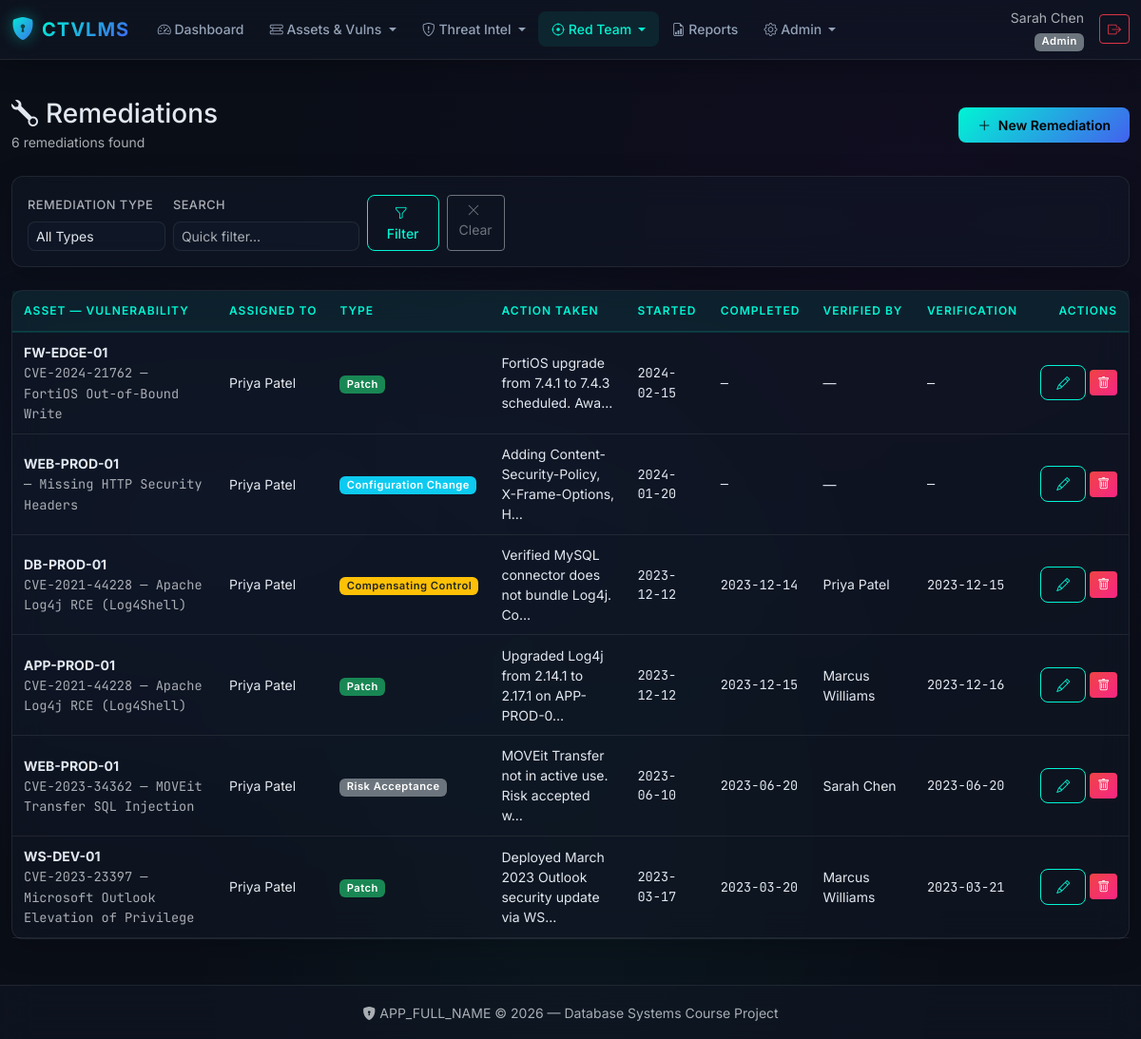
Page /?page=remediations/list (signed in) on the committed database.
### tables this page shows
CREATE TABLE users (
    userID INT AUTO_INCREMENT PRIMARY KEY,
    fullName VARCHAR(100) NOT NULL,
    email VARCHAR(150) NOT NULL UNIQUE,
    passwordHash VARCHAR(255) NOT NULL,
    role ENUM('Admin','SOC_Analyst','Red_Teamer','Vuln_Manager','Viewer') NOT NULL DEFAULT 'Viewer',
    isActive BOOLEAN NOT NULL DEFAULT TRUE,
    createdAt TIMESTAMP DEFAULT CURRENT_TIMESTAMP
);

CREATE TABLE remediations (
    remediationID INT AUTO_INCREMENT PRIMARY KEY,
    assetVulnID INT NOT NULL,
    assignedToUserID INT,
    actionTaken TEXT NOT NULL,
    remediationType ENUM('Patch','Configuration_Change','Compensating_Control','Decommission','Risk_Acceptance') NOT NULL,
    startedDate DATE,
    completedDate DATE,
    verifiedByUserID INT,
    verificationDate DATE,
    FOREIGN KEY (assetVulnID) REFERENCES asset_vulnerabilities(assetVulnID) ON DELETE CASCADE,
    FOREIGN KEY (assignedToUserID) REFERENCES users(userID) ON DELETE SET NULL,
    FOREIGN KEY (verifiedByUserID) REFERENCES users(userID) ON DELETE SET NULL
);

CREATE TABLE assets (
    assetID INT AUTO_INCREMENT PRIMARY KEY,
    assetName VARCHAR(150) NOT NULL,
    assetType ENUM('Server','Workstation','Network_Device','Web_App','Database','Cloud_Resource','IoT_Device') NOT NULL,
    ipAddress VARCHAR(45),
    osPlatform VARCHAR(100),
    ownerUserID INT,
    criticality ENUM('Low','Medium','High','Critical') NOT NULL DEFAULT 'Medium',
    environment ENUM('Production','Staging','Development','Test') NOT NULL DEFAULT 'Production',
    createdAt TIMESTAMP DEFAULT CURRENT_TIMESTAMP,
    FOREIGN KEY (ownerUserID) REFERENCES users(userID) ON DELETE SET NULL
);

CREATE TABLE vulnerabilities (
    vulnID INT AUTO_INCREMENT PRIMARY KEY,
    cveID VARCHAR(20) UNIQUE,                  
    title VARCHAR(200) NOT NULL,
    description TEXT,
    cvssScore DECIMAL(3,1) CHECK (cvssScore BETWEEN 0.0 AND 10.0),
    severity ENUM('Low','Medium','High','Critical') NOT NULL,
    cwe VARCHAR(20),                           
    publishedDate DATE,
    createdAt TIMESTAMP DEFAULT CURRENT_TIMESTAMP
);

### index.php (called while the page is built, shortened)
<?php
require_once __DIR__ . '/includes/auth.php';
require_once __DIR__ . '/includes/audit.php';
require_once __DIR__ . '/includes/helpers.php';
$page = $_GET['page'] ?? 'dashboard';
$page = preg_replace('/[^a-zA-Z0-9_\/]/', '', $page);
$routes = [
    'dashboard'            => 'pages/dashboard.php',
    'reports'              => 'pages/reports.php',
    'users/list'           => 'pages/users/list.php',
    'users/form'           => 'pages/users/form.php',
    'assets/list'          => 'pages/assets/list.php',
    'assets/form'          => 'pages/assets/form.php',
    'vulnerabilities/list' => 'pages/vulnerabilities/list.php',
    'vulnerabilities/form' => 'pages/vulnerabilities/form.php',
    'exposures/list'       => 'pages/exposures/list.php',
    'asset_vulns/list'     => 'pages/asset_vulns/list.php',
    'asset_vulns/form'     => 'pages/asset_vulns/form.php',
    'threat_actors/list'   => 'pages/threat_actors/list.php',
    'threat_actors/form'   => 'pages/threat_actors/form.php',
    'iocs/list'            => 'pages/iocs/list.php',
    'iocs/form'            => 'pages/iocs/form.php',
    'incidents/list'       => 'pages/incidents/list.php',
    'incidents/form'       => 'pages/incidents/form.php',
    'engagements/list'     => 'pages/engagements/list.php',
    'engagements/form'     => 'pages/engagements/form.php',
    'findings/list'        => 'pages/findings/list.php',
    'findings/form'        => 'pages/findings/form.php',
    'remediations/list'    => 'pages/remediations/list.php',
    'remediations/form'    => 'pages/remediations/form.php',
    'audit_log/list'       => 'pages/audit_log/list.php',
];
require __DIR__ . '/' . $routes[$page];

### includes/auth.php (called while the page is built, shortened)
<?php
function getCurrentUser(): array
{
    return [
        'id'   => $_SESSION['user_id']   ?? null,
        'name' => $_SESSION['full_name'] ?? '',
        'email'=> $_SESSION['email']     ?? '',
        'role' => $_SESSION['role']      ?? '',
    ];
}
function canWrite(string $entity): bool
{
    $role = $_SESSION['role'] ?? '';
    $perms = [
        'users'           => ['Admin'],
        'assets'          => ['Admin', 'Vuln_Manager'],
        'vulnerabilities' => ['Admin', 'SOC_Analyst', 'Vuln_Manager'],
        'asset_vulns'     => ['Admin', 'SOC_Analyst', 'Vuln_Manager'],
        'threat_actors'   => ['Admin', 'SOC_Analyst', 'Red_Teamer'],
        'iocs'            => ['Admin', 'SOC_Analyst', 'Red_Teamer'],
        'incidents'       => ['Admin', 'SOC_Analyst'],
        'engagements'     => ['Admin', 'Red_Teamer'],
        'findings'        => ['Admin', 'Red_Teamer'],
        'remediations'    => ['Admin', 'SOC_Analyst', 'Vuln_Manager'],
        'audit_log'       => [],
    ];
    return in_array($role, $perms[$entity] ?? [], true);
}

### pages/remediations/list.php (the view, shortened to what this page needs)
<?php
$pageTitle = 'Remediations';
$db        = getDB();
$entity    = 'remediations';
$page       = max(1, (int)($_GET['pg'] ?? 1));
$where  = [];
$params = [];
$whereSQL = $where ? 'WHERE ' . implode(' AND ', $where) : '';
$countSql = "SELECT COUNT(*) FROM remediations r {$whereSQL}";
$dataSql = "SELECT r.*,
                a.assetName, v.cveID, v.title AS vulnTitle,
                u1.fullName AS assignedToName,
                u2.fullName AS verifiedByName
            FROM remediations r
            LEFT JOIN asset_vulnerabilities av ON r.assetVulnID = av.assetVulnID
            LEFT JOIN assets a ON av.assetID = a.assetID
            LEFT JOIN vulnerabilities v ON av.vulnID = v.vulnID
            LEFT JOIN users u1 ON r.assignedToUserID = u1.userID
            LEFT JOIN users u2 ON r.verifiedByUserID = u2.userID
            {$whereSQL}
            ORDER BY r.startedDate DESC, r.remediationID DESC";
$result      = paginate($db, $countSql, $dataSql, $params, $page, 15);
$rows        = $result['rows'];
require __DIR__ . '/../../includes/header.php';
?>
<div class="page-header">
    <div>
        <h1 class="h3 mb-0"><i class="bi bi-wrench me-2"></i><?= e($pageTitle) ?></h1>
        <small class="text-muted"><?= $result['total'] ?> remediation<?= $result['total'] !== 1 ? 's' : '' ?> found</small>
    </div>
    <?php if (canWrite($entity)): ?>
    <a href="?page=remediations/form" class="btn btn-cyber">
        <i class="bi bi-plus-lg me-1"></i> New Remediation
    </a>
    <?php endif; ?>
</div>
<div class="filter-bar glass-card p-3 mb-4">
    <form method="GET" class="row g-2 align-items-end">
        <div class="col-md-3">
            <label class="form-label small text-muted">Remediation Type</label>
            <select name="rtype" class="form-select form-select-sm">
                <option value="">All Types</option>
            </select>
        </div>
        <div class="col-md-4">
            <label class="form-label small text-muted">Search</label>
            <input type="text" id="tableSearch" class="form-control form-control-sm"
                   placeholder="Quick filter…">
        </div>
        <div class="col-md-3 d-flex gap-2">
            <button type="submit" class="btn btn-cyber-outline btn-sm flex-fill">
                <i class="bi bi-funnel me-1"></i> Filter
            </button>
            <a href="?page=remediations/list" class="btn btn-outline-secondary btn-sm flex-fill">
                <i class="bi bi-x-lg me-1"></i> Clear
            </a>
        </div>
    </form>
</div>
<div class="glass-card p-0 fade-in-up">
    <div class="table-responsive">
        <table class="table table-dark-custom table-hover mb-0">
            <thead>
                <tr>
                    <th>Asset — Vulnerability</th>
                    <th>Assigned To</th>
                    <th>Type</th>
                    <th>Action Taken</th>
                    <th>Started</th>
                    <th>Completed</th>
                    <th>Verified By</th>
                    <th>Verification</th>
                    <?php if (canWrite($entity)): ?>
                    <th class="text-end">Actions</th>
                    <?php endif; ?>
                </tr>
            </thead>
            <tbody>
                <?php if (empty($rows)): ?>
                <tr>
                    <td colspan="<?= canWrite($entity) ? 9 : 8 ?>" class="text-center py-5">
                        <div class="empty-state">
                            <i class="bi bi-wrench-adjustable" style="font-size:2.5rem;color:var(--accent-cyan);"></i>
                            <p class="mt-2 mb-0 text-muted">No remediations found.</p>
                        </div>
                    </td>
                </tr>
                <?php else: ?>
                <?php foreach ($rows as $row): ?>
                <tr>
                    <td>
                        <div>
                            <strong><?= e($row['assetName'] ?? 'Unknown Asset') ?></strong>
                        </div>
                        <small class="text-muted font-mono">
                            <?= e($row['cveID'] ?? '') ?>
                            <?php if (!empty($row['vulnTitle'])): ?>
                                — <?= e(substr($row['vulnTitle'], 0, 40)) ?><?= strlen($row['vulnTitle'] ?? '') > 40 ? '…' : '' ?>
                            <?php endif; ?>
                        </small>
                    </td>
                    <td><?= e($row['assignedToName'] ?? '—') ?></td>
                    <td>
                        <?php
                        $typeColors = [
                            'Patch'                 => 'bg-success',
                            'Configuration_Change'  => 'bg-info',
                            'Compensating_Control'  => 'bg-warning text-dark',
                            'Decommission'          => 'bg-danger',
                            'Risk_Acceptance'       => 'bg-secondary',
                        ];
                        $cls = $typeColors[$row['remediationType']] ?? 'bg-secondary';
                        ?>
                        <span class="badge <?= $cls ?>"><?= e(str_replace('_', ' ', $row['remediationType'] ?? '')) ?></span>
                    </td>
                    <td>
                        <?php
                        $action = $row['actionTaken'] ?? '';
                        echo e(strlen($action) > 50 ? substr($action, 0, 50) . '…' : $action);
                        ?>
                    </td>
                    <td class="font-mono"><?= e($row['startedDate'] ?? '—') ?></td>
                    <td class="font-mono"><?= e($row['completedDate'] ?? '—') ?></td>
                    <td><?= e($row['verifiedByName'] ?? '—') ?></td>
                    <td class="font-mono"><?= e($row['verificationDate'] ?? '—') ?></td>
                    <?php if (canWrite($entity)): ?>
                    <td class="text-end text-nowrap">
                        <a href="?page=remediations/form&id=<?= (int)$row['remediationID'] ?>"
                           class="btn btn-cyber-outline btn-sm" title="Edit">
                            <i class="bi bi-pencil"></i>
                        </a>
                        <form method="POST" action="?page=remediations/list" class="d-inline">
                            <button type="submit" class="btn btn-danger-cyber btn-sm btn-delete" title="Delete">
                                <i class="bi bi-trash"></i>
                            </button>
                        </form>
                    </td>
                    <?php endif; ?>
                </tr>
                <?php endforeach; ?>
                <?php endif; ?>
            </tbody>
        </table>
    </div>
</div>
<?php require __DIR__ . '/../../includes/footer.php'; ?>

### includes/header.php (shortened to what this page needs)
<?php
$pageTitle = $pageTitle ?? 'Dashboard';
$currentPage = $_GET['page'] ?? 'dashboard';
$user = getCurrentUser();
function navActive(string $prefix): string {
    global $currentPage;
    return str_starts_with($currentPage, $prefix) ? 'active' : '';
}
?>
<!DOCTYPE html>
<html lang="en" data-bs-theme="dark">
<head>
    <link href="https://cdn.jsdelivr.net/npm/bootstrap@5.3.3/dist/css/bootstrap.min.css" rel="stylesheet">
    <link href="https://cdn.jsdelivr.net/npm/bootstrap-icons@1.11.3/font/bootstrap-icons.min.css" rel="stylesheet">
    <link rel="stylesheet" href="public/css/style.css">
</head>
<body>
<nav class="navbar navbar-expand-xl navbar-dark sticky-top glass-nav">
    <div class="container-fluid">
        <a class="navbar-brand d-flex align-items-center gap-2" href="?page=dashboard">
            <i class="bi bi-shield-lock-fill brand-icon"></i>
            <span class="brand-text">CTVLMS</span>
        </a>
        <div class="collapse navbar-collapse" id="mainNav">
            <ul class="navbar-nav me-auto mb-2 mb-xl-0">
                <li class="nav-item">
                    <a class="nav-link <?= navActive('dashboard') ?>" href="?page=dashboard"><i class="bi bi-speedometer2"></i> Dashboard</a>
                </li>
                <li class="nav-item dropdown">
                    <a class="nav-link dropdown-toggle <?= navActive('assets') || navActive('vulnerabilities') || navActive('asset_vulns') || navActive('exposures') ? 'active' : '' ?>"
                       role="button" style="cursor: pointer;" data-bs-toggle="dropdown">
                        <i class="bi bi-hdd-rack"></i> Assets & Vulns
                    </a>
                </li>
                <li class="nav-item dropdown">
                    <a class="nav-link dropdown-toggle <?= navActive('threat_actors') || navActive('iocs') || navActive('incidents') ? 'active' : '' ?>"
                       role="button" style="cursor: pointer;" data-bs-toggle="dropdown">
                        <i class="bi bi-shield-exclamation"></i> Threat Intel
                    </a>
                </li>
                <li class="nav-item dropdown">
                    <a class="nav-link dropdown-toggle <?= navActive('engagements') || navActive('findings') || navActive('remediations') ? 'active' : '' ?>"
                       role="button" style="cursor: pointer;" data-bs-toggle="dropdown">
                        <i class="bi bi-crosshair"></i> Red Team
                    </a>
                </li>
                <li class="nav-item">
                    <a class="nav-link <?= navActive('reports') ?>" href="?page=reports"><i class="bi bi-file-earmark-bar-graph"></i> Reports</a>
                </li>
                <?php if ($user['role'] === 'Admin'): ?>
                <li class="nav-item dropdown">
                    <a class="nav-link dropdown-toggle <?= navActive('users') || navActive('audit_log') ? 'active' : '' ?>"
                       role="button" style="cursor: pointer;" data-bs-toggle="dropdown">
                        <i class="bi bi-gear"></i> Admin
                    </a>
                </li>
                <?php endif; ?>
            </ul>
            <div class="d-flex align-items-center gap-3">
                <div class="user-info text-end d-none d-md-block">
                    <small class="text-muted d-block"><?= e($user['name']) ?></small>
                    <?= roleLabel($user['role']) ?>
                </div>
                <a href="?page=logout" class="btn btn-outline-danger btn-sm" title="Logout"><i class="bi bi-box-arrow-right"></i></a>
            </div>
        </div>
    </div>
</nav>
<main class="container-fluid py-4">

### rows in the picture
users: fullName "Sarah Chen"
remediations: assets.assetName "FW-EDGE-01", vulnerabilities.cveID "CVE-2024-21762", vulnerabilities.title "FortiOS Out-of-Bound Write", assignedToUserID.fullName "Priya Patel", remediationType "Patch", actionTaken "FortiOS upgrade from 7.4.1 to 7.4.3 scheduled. Awa…", startedDate "2024-02-15", completedDate "—", verifiedByName "—", verificationDate "—"
remediations: assets.assetName "WEB-PROD-01", vulnerabilities.title "Missing HTTP Security Headers", assignedToUserID.fullName "Priya Patel", remediationType "Configuration Change", actionTaken "Adding Content-Security-Policy, X-Frame-Options, H…", startedDate "2024-01-20", completedDate "—", verifiedByName "—", verificationDate "—"
remediations: assets.assetName "DB-PROD-01", vulnerabilities.cveID "CVE-2021-44228", vulnerabilities.title "Apache Log4j RCE (Log4Shell)", assignedToUserID.fullName "Priya Patel", remediationType "Compensating Control", actionTaken "Verified MySQL connector does not bundle Log4j. Co…", startedDate "2023-12-12", completedDate "2023-12-14", verificationDate "2023-12-15"
remediations: assets.assetName "APP-PROD-01", vulnerabilities.cveID "CVE-2021-44228", vulnerabilities.title "Apache Log4j RCE (Log4Shell)", assignedToUserID.fullName "Priya Patel", remediationType "Patch", actionTaken "Upgraded Log4j from 2.14.1 to 2.17.1 on APP-PROD-0…", startedDate "2023-12-12", completedDate "2023-12-15", verifiedByUserID.fullName "Marcus Williams", verificationDate "2023-12-16"
remediations: assets.assetName "WEB-PROD-01", vulnerabilities.cveID "CVE-2023-34362", vulnerabilities.title "MOVEit Transfer SQL Injection", assignedToUserID.fullName "Priya Patel", remediationType "Risk Acceptance", actionTaken "MOVEit Transfer not in active use. Risk accepted w…", startedDate "2023-06-10", completedDate "2023-06-20", verifiedByUserID.fullName "Sarah Chen", verificationDate "2023-06-20"
remediations: assets.assetName "WS-DEV-01", vulnerabilities.cveID "CVE-2023-23397", vulnerabilities.title "Microsoft Outlook Elevation of Privilege", assignedToUserID.fullName "Priya Patel", remediationType "Patch", actionTaken "Deployed March 2023 Outlook security update via WS…", startedDate "2023-03-17", completedDate "2023-03-20", verifiedByUserID.fullName "Marcus Williams", verificationDate "2023-03-21"

### other values in the picture
$map[$role] "Admin"
$pageTitle "Remediations"
$result['total'] "6"
APP_FULL_NAME "APP_FULL_NAME"
